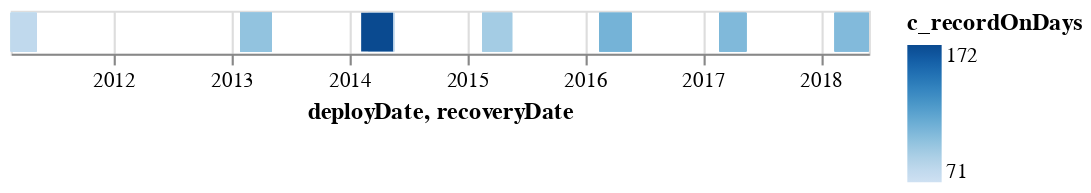

The cell this chart's notebook holds for it:
### Code cell
alt.Chart(df).mark_bar().encode(
    x = 'deployDate:T',
    x2 = 'recoveryDate:T',
    color = 'c_recordOnDays'
)

### Figure 1 — Vega-Lite specification as saved in the notebook (floating-point values rounded to 4 significant figures)
{"config": {"view": {"continuousWidth": 400, "continuousHeight": 300}}, "data": {"name": "data-47b3dba067760c3f17e32fa89156f786"}, "mark": "bar", "encoding": {"color": {"type": "quantitative", "field": "c_recordOnDays"}, "x": {"type": "temporal", "field": "deployDate"}, "x2": {"field": "recoveryDate"}}, "$schema": "https://vega.github.io/schema/vega-lite/v4.8.1.json", "datasets": {"data-47b3dba067760c3f17e32fa89156f786": [{"c_recordOnDays": 71, "c_uniqueUnitID": "2011_BRP_CCB_S1016_Dep20_20110217_PU0205_FD02018_CCB20", "deployDate": "2011-02-17T00:00:00", "deploymentDepth_Meters": 37.2, "dutyCycle_Flag": "N", "latitudeDeployed_DecDeg": 41.94, "longitudeDeployed_DecDeg": -70.29, "recoveryDate": "2011-05-08T00:00:00", "samplingRate_Hz": 5000}, {"c_recordOnDays": 80, "c_uniqueUnitID": "2011_BRP_CCB_S1016_Dep20_20110217_PU0206_FD02008_CCB20", "deployDate": "2011-02-17T00:00:00", "deploymentDepth_Meters": 30.5, "dutyCycle_Flag": "N", "latitudeDeployed_DecDeg": 41.88, "longitudeDeployed_DecDeg": -70.25, "recoveryDate": "2011-05-08T00:00:00", "samplingRate_Hz": 5000}, {"c_recordOnDays": 80, "c_uniqueUnitID": "2011_BRP_CCB_S1016_Dep20_20110217_PU0207_FD02006_CCB20", "deployDate": "2011-02-17T00:00:00", "deploymentDepth_Meters": 30.9, "dutyCycle_Flag": "N", "latitudeDeployed_DecDeg": 41.89, "longitudeDeployed_DecDeg": -70.44, "recoveryDate": "2011-05-08T00:00:00", "samplingRate_Hz": 5000}, {"c_recordOnDays": 80, "c_uniqueUnitID": "2011_BRP_CCB_S1016_Dep20_20110217_PU0208_FD02020_CCB20", "deployDate": "2011-02-17T00:00:00", "deploymentDepth_Meters": 32.1, "dutyCycle_Flag": "N", "latitudeDeployed_DecDeg": 41.93, "longitudeDeployed_DecDeg": -70.19, "recoveryDate": "2011-05-08T00:00:00", "samplingRate_Hz": 5000}, {"c_recordOnDays": 80, "c_uniqueUnitID": "2011_BRP_CCB_S1016_Dep20_20110217_PU0209_FD02000_CCB20", "deployDate": "2011-02-17T00:00:00", "deploymentDepth_Meters": 42.1, "dutyCycle_Flag": "N", "latitudeDeployed_DecDeg": 41.95, "longitudeDeployed_DecDeg": -70.39, "recoveryDate": "2011-05-08T00:00:00", "samplingRate_Hz": 5000}, {"c_recordOnDays": 80, "c_uniqueUnitID": "2011_BRP_CCB_S1016_Dep20_20110217_PU0211_FD02002_CCB20", "deployDate": "2011-02-17T00:00:00", "deploymentDepth_Meters": 36.4, "dutyCycle_Flag": "N", "latitudeDeployed_DecDeg": 41.97, "longitudeDeployed_DecDeg": -70.48, "recoveryDate": "2011-05-08T00:00:00", "samplingRate_Hz": 5000}, {"c_recordOnDays": 80, "c_uniqueUnitID": "2011_BRP_CCB_S1016_Dep20_20110217_PU0212_FD02016_CCB20", "deployDate": "2011-02-17T00:00:00", "deploymentDepth_Meters": 40.5, "dutyCycle_Flag": "N", "latitudeDeployed_DecDeg": 41.99, "longitudeDeployed_DecDeg": -70.22, "recoveryDate": "2011-05-08T00:00:00", "samplingRate_Hz": 5000}, {"c_recordOnDays": 80, "c_uniqueUnitID": "2011_BRP_CCB_S1016_Dep20_20110217_PU0213_FD02010_CCB20", "deployDate": "2011-02-17T00:00:00", "deploymentDepth_Meters": 31.0, "dutyCycle_Flag": "N", "latitudeDeployed_DecDeg": 41.88, "longitudeDeployed_DecDeg": -70.34, "recoveryDate": "2011-05-08T00:00:00", "samplingRate_Hz": 5000}, {"c_recordOnDays": 100, "c_uniqueUnitID": "2013_BRP_CCB_S1011_Dep22_20130126_PU0016_FD02130", "deployDate": "2013-01-28T00:00:00", "deploymentDepth_Meters": 37.2, "dutyCycle_Flag": "N", "latitudeDeployed_DecDeg": 41.94, "longitudeDeployed_DecDeg": -70.29, "recoveryDate": "2013-05-06T00:00:00", "samplingRate_Hz": 5000}, {"c_recordOnDays": 100, "c_uniqueUnitID": "2013_BRP_CCB_S1011_Dep22_20130126_PU0136_FD02060", "deployDate": "2013-01-28T00:00:00", "deploymentDepth_Meters": 31.7, "dutyCycle_Flag": "N", "latitudeDeployed_DecDeg": 41.88, "longitudeDeployed_DecDeg": -70.34, "recoveryDate": "2013-05-06T00:00:00", "samplingRate_Hz": 5000}, {"c_recordOnDays": 100, "c_uniqueUnitID": "2013_BRP_CCB_S1011_Dep22_20130126_PU0151_FD02136", "deployDate": "2013-01-28T00:00:00", "deploymentDepth_Meters": 43.3, "dutyCycle_Flag": "N", "latitudeDeployed_DecDeg": 41.95, "longitudeDeployed_DecDeg": -70.39, "recoveryDate": "2013-05-06T00:00:00", "samplingRate_Hz": 5000}, {"c_recordOnDays": 100, "c_uniqueUnitID": "2013_BRP_CCB_S1011_Dep22_20130126_PU0153_FD02138", "deployDate": "2013-01-28T00:00:00", "deploymentDepth_Meters": 40.2, "dutyCycle_Flag": "N", "latitudeDeployed_DecDeg": 41.95, "longitudeDeployed_DecDeg": -70.34, "recoveryDate": "2013-05-06T00:00:00", "samplingRate_Hz": 5000}, {"c_recordOnDays": 100, "c_uniqueUnitID": "2013_BRP_CCB_S1011_Dep22_20130126_PU0190_FD02122", "deployDate": "2013-01-28T00:00:00", "deploymentDepth_Meters": 29.0, "dutyCycle_Flag": "N", "latitudeDeployed_DecDeg": 41.88, "longitudeDeployed_DecDeg": -70.25, "recoveryDate": "2013-05-06T00:00:00", "samplingRate_Hz": 5000}, {"c_recordOnDays": 100, "c_uniqueUnitID": "2013_BRP_CCB_S1011_Dep22_20130126_PU0191_FD02150", "deployDate": "2013-01-28T00:00:00", "deploymentDepth_Meters": 37.5, "dutyCycle_Flag": "N", "latitudeDeployed_DecDeg": 41.99, "longitudeDeployed_DecDeg": -70.22, "recoveryDate": "2013-05-06T00:00:00", "samplingRate_Hz": 5000}, {"c_recordOnDays": 100, "c_uniqueUnitID": "2013_BRP_CCB_S1011_Dep22_20130126_PU0204_FD02044", "deployDate": "2013-01-28T00:00:00", "deploymentDepth_Meters": 33.2, "dutyCycle_Flag": "N", "latitudeDeployed_DecDeg": 41.89, "longitudeDeployed_DecDeg": -70.44, "recoveryDate": "2013-05-06T00:00:00", "samplingRate_Hz": 5000}, {"c_recordOnDays": 100, "c_uniqueUnitID": "2013_BRP_CCB_S1011_Dep22_20130126_PU0215_FD02020", "deployDate": "2013-01-28T00:00:00", "deploymentDepth_Meters": 29.6, "dutyCycle_Flag": "N", "latitudeDeployed_DecDeg": 41.93, "longitudeDeployed_DecDeg": -70.19, "recoveryDate": "2013-05-06T00:00:00", "samplingRate_Hz": 5000}, {"c_recordOnDays": 100, "c_uniqueUnitID": "2013_BRP_CCB_S1011_Dep22_20130126_PU0220_FD02082", "deployDate": "2013-01-28T00:00:00", "deploymentDepth_Meters": 36.9, "dutyCycle_Flag": "N", "latitudeDeployed_DecDeg": 41.97, "longitudeDeployed_DecDeg": -70.48, "recoveryDate": "2013-05-06T00:00:00", "samplingRate_Hz": 5000}, {"c_recordOnDays": 81, "c_uniqueUnitID": "2014_BRP_CCB_S1037_Dep23_20140301_PU0076_FD02438_MARU", "deployDate": "2014-03-01T00:00:00", "deploymentDepth_Meters": null, "dutyCycle_Flag": "N", "latitudeDeployed_DecDeg": 41.94, "longitudeDeployed_DecDeg": -70.24, "recoveryDate": "2014-05-21T00:00:00", "samplingRate_Hz": 5000}, {"c_recordOnDays": 81, "c_uniqueUnitID": "2014_BRP_CCB_S1037_Dep23_20140301_PU0092_FD02468_MARU", "deployDate": "2014-03-01T00:00:00", "deploymentDepth_Meters": null, "dutyCycle_Flag": "N", "latitudeDeployed_DecDeg": 41.97, "longitudeDeployed_DecDeg": -70.25, "recoveryDate": "2014-05-21T00:00:00", "samplingRate_Hz": 5000}, {"c_recordOnDays": 81, "c_uniqueUnitID": "2014_BRP_CCB_S1037_Dep23_20140301_PU0116_FD02420_MARU", "deployDate": "2014-03-01T00:00:00", "deploymentDepth_Meters": null, "dutyCycle_Flag": "N", "latitudeDeployed_DecDeg": 41.96, "longitudeDeployed_DecDeg": -70.2, "recoveryDate": "2014-05-21T00:00:00", "samplingRate_Hz": 5000}, {"c_recordOnDays": 74, "c_uniqueUnitID": "2014_BRP_CCB_S1037_Dep23_20140301_PU0188_FD10020_MARU", "deployDate": "2014-03-01T00:00:00", "deploymentDepth_Meters": null, "dutyCycle_Flag": "N", "latitudeDeployed_DecDeg": 41.96, "longitudeDeployed_DecDeg": -70.23, "recoveryDate": "2014-05-21T00:00:00", "samplingRate_Hz": 5000}, {"c_recordOnDays": 172, "c_uniqueUnitID": "2014_BRP_CCB_S1038_Dep23_20140131_AM0269_AM00000", "deployDate": "2014-02-07T00:00:00", "deploymentDepth_Meters": 30.0, "dutyCycle_Flag": "N", "latitudeDeployed_DecDeg": 41.96, "longitudeDeployed_DecDeg": -70.23, "recoveryDate": "2014-05-17T00:00:00", "samplingRate_Hz": 64000}, {"c_recordOnDays": 93, "c_uniqueUnitID": "2015_BRP_CCB_S1059_Dep24_20150217_PU0148_FD02640", "deployDate": "2015-02-17T00:00:00", "deploymentDepth_Meters": 38.0, "dutyCycle_Flag": "N", "latitudeDeployed_DecDeg": 41.97, "longitudeDeployed_DecDeg": -70.26, "recoveryDate": "2015-05-21T00:00:00", "samplingRate_Hz": 5000}, {"c_recordOnDays": 93, "c_uniqueUnitID": "2015_BRP_CCB_S1059_Dep24_20150217_PU0171_FD02646", "deployDate": "2015-02-17T00:00:00", "deploymentDepth_Meters": 34.0, "dutyCycle_Flag": "N", "latitudeDeployed_DecDeg": 41.96, "longitudeDeployed_DecDeg": -70.23, "recoveryDate": "2015-05-21T00:00:00", "samplingRate_Hz": 5000}, {"c_recordOnDays": 93, "c_uniqueUnitID": "2015_BRP_CCB_S1059_Dep24_20150217_PU0214_FD02630", "deployDate": "2015-02-17T00:00:00", "deploymentDepth_Meters": 33.0, "dutyCycle_Flag": "N", "latitudeDeployed_DecDeg": 41.94, "longitudeDeployed_DecDeg": -70.24, "recoveryDate": "2015-05-21T00:00:00", "samplingRate_Hz": 5000}, {"c_recordOnDays": 93, "c_uniqueUnitID": "2015_BRP_CCB_S1059_Dep24_20150217_PU0220_FD02618", "deployDate": "2015-02-17T00:00:00", "deploymentDepth_Meters": 32.0, "dutyCycle_Flag": "N", "latitudeDeployed_DecDeg": 41.96, "longitudeDeployed_DecDeg": -70.2, "recoveryDate": "2015-05-21T00:00:00", "samplingRate_Hz": 5000}, {"c_recordOnDays": 111, "c_uniqueUnitID": "2016_BRP_CCB_S1060_Dep25_20160214_PU0163_FD02810", "deployDate": "2016-02-15T00:00:00", "deploymentDepth_Meters": 34.1, "dutyCycle_Flag": "N", "latitudeDeployed_DecDeg": 41.96, "longitudeDeployed_DecDeg": -70.23, "recoveryDate": "2016-05-25T00:00:00", "samplingRate_Hz": 5000}, {"c_recordOnDays": 111, "c_uniqueUnitID": "2016_BRP_CCB_S1060_Dep25_20160214_PU0171_FD02832", "deployDate": "2016-02-15T00:00:00", "deploymentDepth_Meters": 32.0, "dutyCycle_Flag": "N", "latitudeDeployed_DecDeg": 41.96, "longitudeDeployed_DecDeg": -70.2, "recoveryDate": "2016-05-25T00:00:00", "samplingRate_Hz": 5000}, {"c_recordOnDays": 111, "c_uniqueUnitID": "2016_BRP_CCB_S1060_Dep25_20160214_PU0212_FD02802", "deployDate": "2016-02-15T00:00:00", "deploymentDepth_Meters": 33.5, "dutyCycle_Flag": "N", "latitudeDeployed_DecDeg": 41.94, "longitudeDeployed_DecDeg": -70.24, "recoveryDate": "2016-05-25T00:00:00", "samplingRate_Hz": 5000}, {"c_recordOnDays": 111, "c_uniqueUnitID": "2016_BRP_CCB_S1060_Dep25_20160214_PU0214_FD02794", "deployDate": "2016-02-15T00:00:00", "deploymentDepth_Meters": 37.5, "dutyCycle_Flag": "N", "latitudeDeployed_DecDeg": 41.97, "longitudeDeployed_DecDeg": -70.25, "recoveryDate": "2016-05-25T00:00:00", "samplingRate_Hz": 5000}, {"c_recordOnDays": 106, "c_uniqueUnitID": "2017_BRP_CCB_S1073_Dep26_20170219_PU0100_FD02990_CCB", "deployDate": "2017-02-21T00:00:00", "deploymentDepth_Meters": 37.5, "dutyCycle_Flag": "N", "latitudeDeployed_DecDeg": 41.97, "longitudeDeployed_DecDeg": -70.25, "recoveryDate": "2017-05-16T00:00:00", "samplingRate_Hz": 5000}, {"c_recordOnDays": 110, "c_uniqueUnitID": "2017_BRP_CCB_S1073_Dep26_20170219_PU0142_FD02974_CCB", "deployDate": "2017-02-21T00:00:00", "deploymentDepth_Meters": 33.4, "dutyCycle_Flag": "N", "latitudeDeployed_DecDeg": 41.94, "longitudeDeployed_DecDeg": -70.24, "recoveryDate": "2017-05-16T00:00:00", "samplingRate_Hz": 5000}, {"c_recordOnDays": 113, "c_uniqueUnitID": "2017_BRP_CCB_S1073_Dep26_20170219_PU0232_FD02980_CCB", "deployDate": "2017-02-21T00:00:00", "deploymentDepth_Meters": 34.3, "dutyCycle_Flag": "N", "latitudeDeployed_DecDeg": 41.96, "longitudeDeployed_DecDeg": -70.23, "recoveryDate": "2017-05-16T00:00:00", "samplingRate_Hz": 5000}, {"c_recordOnDays": 107, "c_uniqueUnitID": "2017_BRP_CCB_S1073_Dep26_20170219_PU0239_FD02972_CCB", "deployDate": "2017-02-21T00:00:00", "deploymentDepth_Meters": 32.1, "dutyCycle_Flag": "N", "latitudeDeployed_DecDeg": 41.96, "longitudeDeployed_DecDeg": -70.2, "recoveryDate": "2017-05-16T00:00:00", "samplingRate_Hz": 5000}, {"c_recordOnDays": 106, "c_uniqueUnitID": "2018_BRP_CCB_S1074_Dep27_20180213_PU0202_FD03186", "deployDate": "2018-02-13T00:00:00", "deploymentDepth_Meters": null, "dutyCycle_Flag": "N", "latitudeDeployed_DecDeg": 41.96, "longitudeDeployed_DecDeg": -70.23, "recoveryDate": "2018-05-30T00:00:00", "samplingRate_Hz": 5000}, {"c_recordOnDays": 106, "c_uniqueUnitID": "2018_BRP_CCB_S1074_Dep27_20180213_PU0207_FD03184", "deployDate": "2018-02-13T00:00:00", "deploymentDepth_Meters": null, "dutyCycle_Flag": "N", "latitudeDeployed_DecDeg": 41.97, "longitudeDeployed_DecDeg": -70.26, "recoveryDate": "2018-05-30T00:00:00", "samplingRate_Hz": 5000}, {"c_recordOnDays": 106, "c_uniqueUnitID": "2018_BRP_CCB_S1074_Dep27_20180213_PU0214_FD03182", "deployDate": "2018-02-13T00:00:00", "deploymentDepth_Meters": null, "dutyCycle_Flag": "N", "latitudeDeployed_DecDeg": 41.96, "longitudeDeployed_DecDeg": -70.2, "recoveryDate": "2018-05-30T00:00:00", "samplingRate_Hz": 5000}, {"c_recordOnDays": 106, "c_uniqueUnitID": "2018_BRP_CCB_S1074_Dep27_20180213_PU0222_FD03178", "deployDate": "2018-02-13T00:00:00", "deploymentDepth_Meters": null, "dutyCycle_Flag": "N", "latitudeDeployed_DecDeg": 41.94, "longitudeDeployed_DecDeg": -70.24, "recoveryDate": "2018-05-30T00:00:00", "samplingRate_Hz": 5000}]}}
